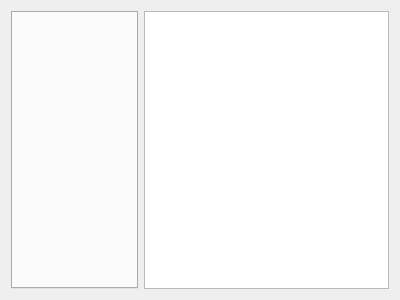
<?xml version="1.0" encoding="UTF-8"?>
<ui version="4.0">
 <class>Maditor::View::ServerWindow</class>
 <widget class="QWidget" name="Maditor::View::ServerWindow">
  <property name="geometry">
   <rect>
    <x>0</x>
    <y>0</y>
    <width>400</width>
    <height>300</height>
   </rect>
  </property>
  <property name="windowTitle">
   <string>Form</string>
  </property>
  <layout class="QGridLayout" name="gridLayout">
   <item row="0" column="0">
    <widget class="Maditor::View::LogsTabWidget" name="logsWidget"/>
   </item>
   <item row="0" column="1">
    <widget class="QTableView" name="modulesWidget"/>
   </item>
  </layout>
 </widget>
 <customwidgets>
  <customwidget>
   <class>Maditor::View::LogsTabWidget</class>
   <extends>QTabWidget</extends>
   <header>Logs/logstabwidget.h</header>
   <container>1</container>
  </customwidget>
 </customwidgets>
 <resources/>
 <connections/>
</ui>
